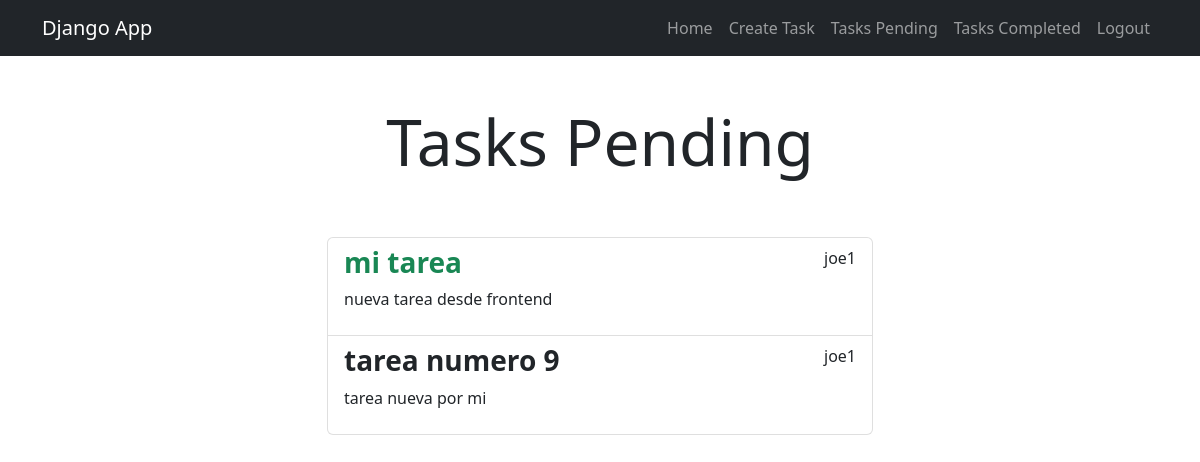
The page /tasks/ (signed in) on the database its author committed.
### tasks/models.py (models this page shows, shortened)
class Task(models.Model):
    title = models.CharField(max_length=100)
    description = models.TextField(blank=True)
    created = models.DateTimeField(auto_now_add=True)
    datecompleted = models.DateTimeField(null=True, blank=True) # Se le agrega blank para no ser dato requerido en el administrador
    important = models.BooleanField(default=False)
    user = models.ForeignKey(User, on_delete=models.CASCADE)

### tasks/views.py (the view)
# urls.py: path('tasks/',views.tasks, name='tasks'),
@login_required
def tasks(request):
    tasks = Task.objects.filter(user=request.user, datecompleted__isnull=True)
    return render(request,'tasks.html', {
        'tasks': tasks,
        'type': 'Pending'
    })

### tasks/templates/tasks.html (shortened to what this page needs)
{% extends 'base.html' %}
{% block content %}
<main class="container">
    <div class="row">
        <div class="col-md-6 offset-md-3">
            <h1 class="text-center display-3 py-5">Tasks {{type}}</h1>
            <ul class="list-group">
                {% for task in tasks %}
                    <a class="list-group-item" href="{% url 'task_detail' task.id %}">
                        <header class="d-flex justify-content-between">
                            {% if task.important %}
                            <h3 class="fw-bold text-success">{{task.title}}</h3>
                            {% else %}
                            <h3 class="fw-bold">{{task.title}}</h3>
                            {% endif %}
                            <p>{{task.user.username}}</p>
                        </header>
                        <p>{{task.description}}</p>
                    </a>
                {% endfor %}
            </ul>
        </div>
    </div>
</main>
{% endblock %}

### rows shown on the page
Task: title "mi tarea", user.username "joe1", description "nueva tarea desde frontend"
Task: title "tarea numero 9", user.username "joe1", description "tarea nueva por mi"

### other values the page prints
{{ type }} "Pending"
